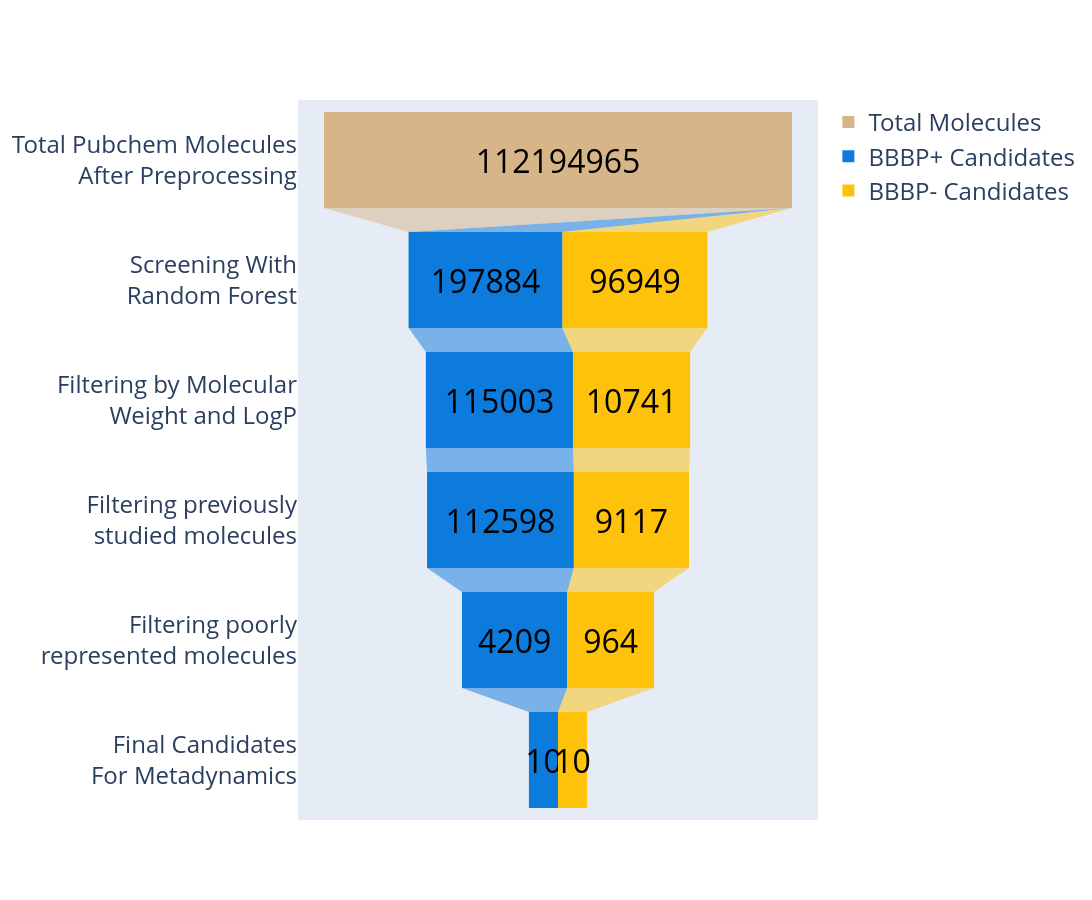

This figure's notebook cell:
### Code cell
# Do the funnel plot
stages = [
    'Total Pubchem Molecules<br> After Preprocessing',
    'Screening With<br> Random Forest',
    'Filtering by Molecular<br> Weight and LogP',
    'Filtering previously<br> studied molecules',
    'Filtering poorly<br> represented molecules',
    'Final Candidates<br> For Metadynamics'
]

fig = go.Figure()


fig.add_trace(go.Funnel(
    name = 'Total Molecules',
    y = stages,
    x = [np.log10(112194965)*2, 0, 0, 0, 0], # Multiply by 2 to keep consistent with the scale of the rest of the plot
    text = [112194965, None, None, None],
    textposition="inside",
    textinfo="text",
    constraintext='outside',
    marker={"color": "#D6B588"},
    textfont=dict(
        size=32,
        color="black"
    ),
))

fig.add_trace(go.Funnel(
    name = 'BBBP+ Candidates',
    y = stages,
    x = np.log10([1, 197884, 115003, 112598, 4209, 10]),
    text = [None, 197884, 115003, 112598, 4209, 10],
    textposition="inside",
    textinfo="text",
    constraintext='outside',
    marker={"color": "#0C7BDC"},
    textfont=dict(
        size=32,
        color="black"
    ),
))

fig.add_trace(go.Funnel(
    name = 'BBBP- Candidates',
    y = stages,
    x = np.log10([1, 96949, 10741, 9117, 964, 10]),
    text = [None, 96949, 10741, 9117, 964, 10],
    textposition="inside",
    textinfo="text",
    constraintext='outside',
    marker={"color": "#FFC20A"},
    textfont=dict(
        size=32,
        color="black"
    ),
))

fig.update_layout(
    #xaxis_type="log", # Do this manually or things get real fucky
    #title=dict(text="Candidate Molecules Funnel Plot (Logarithmic Scale)", automargin=True),
    xaxis_title="Number of Candidates",
    font=dict(
        #family="Courier New, monospace",
        size=24,
        #color="RebeccaPurple"
    ),
    width=1600,
    height=900,
)

fig.write_image(
    "funnel_pubchem.png",
    width=1600,
    height=900,
)
fig.show()

### Figure 1 — Plotly figure (JSON) as saved in the notebook; plotly's stock layout.template omitted (floating-point values rounded to 4 significant figures)
{"data": [{"constraintext": "outside", "marker": {"color": "#D6B588"}, "name": "Total Molecules", "text": ["112194965", null, null, null], "textfont": {"color": "black", "size": 32}, "textinfo": "text", "textposition": "inside", "type": "funnel", "x": [16.1, 0, 0, 0, 0], "y": ["Total Pubchem Molecules<br> After Preprocessing", "Screening With<br> Random Forest", "Filtering by Molecular<br> Weight and LogP", "Filtering previously<br> studied molecules", "Filtering poorly<br> represented molecules", "Final Candidates<br> For Metadynamics"]}, {"constraintext": "outside", "marker": {"color": "#0C7BDC"}, "name": "BBBP+ Candidates", "text": [null, "197884", "115003", "112598", "4209", "10"], "textfont": {"color": "black", "size": 32}, "textinfo": "text", "textposition": "inside", "type": "funnel", "x": [0.0, 5.296, 5.061, 5.052, 3.624, 1.0], "y": ["Total Pubchem Molecules<br> After Preprocessing", "Screening With<br> Random Forest", "Filtering by Molecular<br> Weight and LogP", "Filtering previously<br> studied molecules", "Filtering poorly<br> represented molecules", "Final Candidates<br> For Metadynamics"]}, {"constraintext": "outside", "marker": {"color": "#FFC20A"}, "name": "BBBP- Candidates", "text": [null, "96949", "10741", "9117", "964", "10"], "textfont": {"color": "black", "size": 32}, "textinfo": "text", "textposition": "inside", "type": "funnel", "x": [0.0, 4.987, 4.031, 3.96, 2.984, 1.0], "y": ["Total Pubchem Molecules<br> After Preprocessing", "Screening With<br> Random Forest", "Filtering by Molecular<br> Weight and LogP", "Filtering previously<br> studied molecules", "Filtering poorly<br> represented molecules", "Final Candidates<br> For Metadynamics"]}], "layout": {"font": {"size": 24}, "height": 900, "width": 1600, "xaxis": {"title": {"text": "Number of Candidates"}}}}
